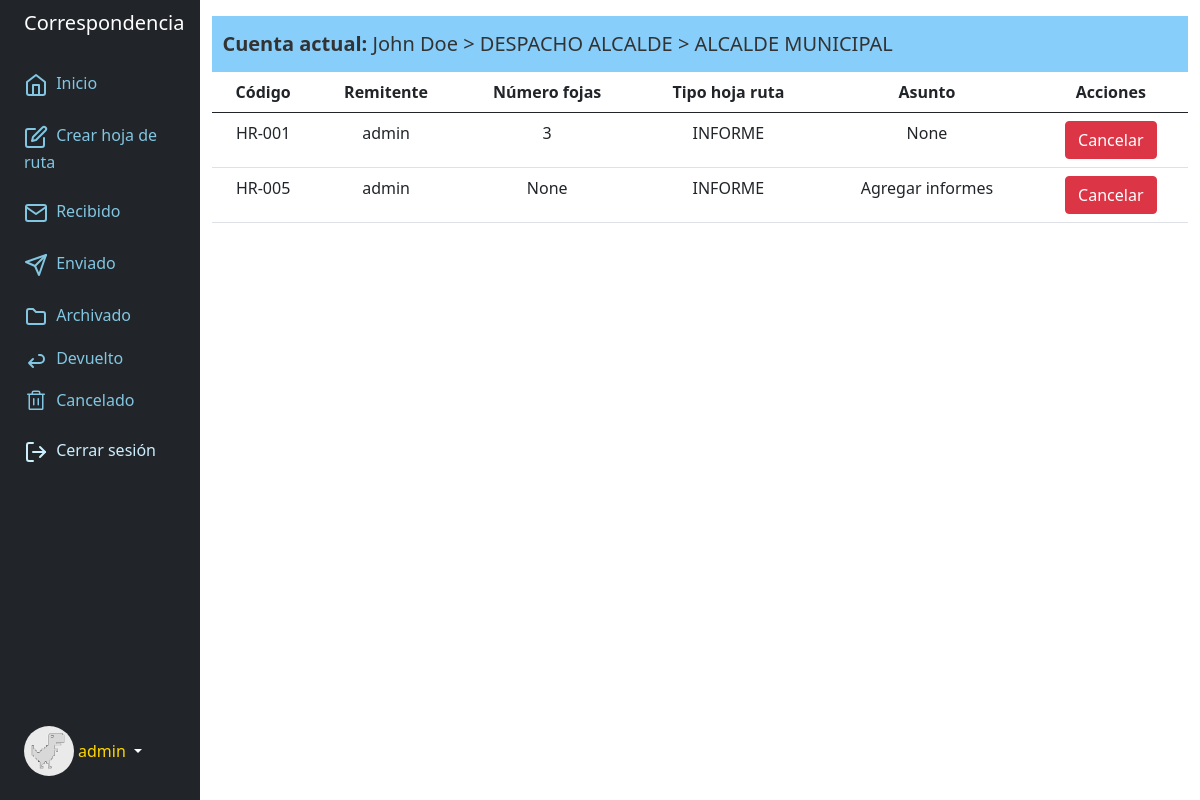
The page /devuelto/ (signed in) on the database its author committed.
### accounts/models.py (models this page shows, shortened)
class Profile(models.Model):
	user = models.OneToOneField('auth.User', on_delete=models.CASCADE, related_name='profile')
	image = models.ImageField(default='users/image_user.png',upload_to='users/')
	unidad = models.ForeignKey(Unidad, related_name='unidad', on_delete=models.CASCADE, null=True, blank=True)
	cargo = models.ForeignKey(Cargo, related_name='cargo', on_delete=models.CASCADE, null=True, blank=True)
	class Meta:
		verbose_name = 'Perfil'
		verbose_name_plural = 'Perfiles'
		ordering = ['id']

### correspondencia/models.py (models this page shows, shortened)
class Unidad(models.Model):
    nombre_unidad = models.CharField(max_length=200)
    sigla_unidad = models.CharField(max_length=50)
    class Meta:
        verbose_name = 'unidad'
        verbose_name_plural = 'unidad'

class Cargo(models.Model):
    nombre_cargo = models.CharField(max_length=200)
    def __str__(self):
        return self.nombre_cargo

class Correspondencia(models.Model):
    codigo = models.CharField(max_length=200, blank=True, null=True)
    usuario_rtte = models.ForeignKey(User, on_delete=models.CASCADE, related_name='usuario_rtte_crr')
    unidad_rtte = models.ForeignKey(Unidad, on_delete=models.CASCADE, related_name='unidad_rtte_crr')
    cargo_rtte = models.ForeignKey(Cargo, on_delete=models.CASCADE, related_name='cargo_rtte_crr')
    numero_fojas = models.IntegerField(null=True, blank=True)
    tipo_derivado = models.CharField(choices=options_tipo,max_length=200)
    usuario_destino = models.ForeignKey(User, on_delete=models.CASCADE, related_name='usuario_destino_crr')
    unidad_destino = models.ForeignKey(Unidad, on_delete=models.CASCADE, related_name='unidad_destino_crr')
    cargo_destino = models.ForeignKey(Cargo, on_delete=models.CASCADE, related_name='cargo_destino_crr')
    archivo = models.FileField(upload_to='media', null=True, blank=True)
    derivado = models.BooleanField(default=True, null=True, blank=True)
    recibido = models.BooleanField(default=True, null=True, blank=True)
    devuelto = models.BooleanField(default=False, null=True, blank=True)
    cancelado = models.BooleanField(default=False, null=True, blank=True)
    archivado = models.BooleanField(default=False, null=True, blank=True)
    fecha_derivado = models.DateTimeField(auto_now_add=True,null=True, blank=True)
    fecha_recibido = models.DateTimeField(auto_now_add=True,null=True, blank=True)
    fecha_devuelto = models.DateTimeField(null=True, blank=True)
    fecha_cancelado = models.DateTimeField(null=True, blank=True)
    fecha_archivado = models.DateTimeField(null=True, blank=True)
    asunto_derivado = models.CharField(max_length=300, null=True, blank=True)
    asunto_devuelto = models.CharField(max_length=200, null=True, blank=True)
    asunto_archivado = models.CharField(max_length=200, null=True, blank=True)
    asunto_cancelado = models.CharField(max_length=200, null=True, blank=True)
    class Meta:
        verbose_name = 'correspondencia'
        verbose_name_plural = 'correspondencia'

### core/views.py (the view)
# urls.py: path('devuelto/', devuelto, name='devuelto'),
@login_required
def devuelto(request):
    obj_devuelto = Correspondencia.objects.all()
    context_devuelto = {
        'obj_devuelto':obj_devuelto,
    }
    return render(request, 'core/devuelto.html',context_devuelto)

### core/templates/core/devuelto.html (shortened to what this page needs)
{% extends 'core/base.html' %}
{% block content %}
<table class="table">
	<thead>
		<tr>
			<th scope="col" class="text-center">Código</th>
			<th scope="col" class="text-center">Remitente</th>
			<th scope="col" class="text-center">Número fojas</th>
			<th scope="col" class="text-center">Tipo hoja ruta</th>
			<th scope="col" class="text-center">Asunto</th>
			<th scope="col" class="text-center">Acciones</th>
		</tr>
	</thead>
	{% for d in obj_devuelto %}
		{% if user.pk == d.usuario_destino.pk and d.devuelto %}
		<tr>
			<td class="text-center">{{ d.codigo }}</td>
			<td class="text-center">{{ d.usuario_rtte }}</td>
			<td class="text-center">{{ d.numero_fojas }}</td>
			<td class="text-center">{{ d.tipo_derivado }}</td>
			<td class="text-center">{{ d.asunto_devuelto }}</td>
			<td class="text-center">
				<button type="button" class="btn btn-danger">Cancelar</button>
			</td>
		</tr>
		{% endif %}
	{% endfor %}
</table>
{% endblock %}

### core/templates/core/base.html (shortened to what this page needs)
<!DOCTYPE html>
<html>
<head>
    <link href="https://cdn.jsdelivr.net/npm/bootstrap@5.0.2/dist/css/bootstrap.min.css" rel="stylesheet"
>
</head>
<body>
    <div class="container-fluid">
        {% if request.user.is_authenticated %}
        <div class="row flex-nowrap">
            <div class="col-auto col-md-3 col-xl-2 px-sm-2 px-0 bg-dark">
                <div class="d-flex flex-column align-items-center align-items-sm-start px-3 pt-2 text-white min-vh-100">
                    <a href="/"
                        class="d-flex align-items-center pb-3 mb-md-0 me-md-auto text-white text-decoration-none">
                        <span class="fs-5 d-none d-sm-inline">Correspondencia</span>
                    </a>
                    <ul class="nav nav-pills flex-column mb-sm-auto mb-0 align-items-center align-items-sm-start"
                        id="menu">
                        <li class="nav-item">
                            <a href="{% url 'home' %}" class="nav-link align-middle px-0" style="color: #82C6E2;">
                                 <span class="ms-1 d-none d-sm-inline">Inicio</span>
                            </a>
                        </li>
                        <li>
                            <a href="{% url 'derivar' %}" class="nav-link px-0 align-middle" style="color: #82C6E2;">
                                 <span class="ms-1 d-none d-sm-inline">Crear hoja de ruta</span></a>
                        </li>
                        <li>
                            <a href="{% url 'recibido' %}" class="nav-link px-0 align-middle" style="color: #82C6E2;">
                                 <span class="ms-1 d-none d-sm-inline">Recibido</span></a>
                        </li>
                        <li>
                            <a href="{% url 'enviado' %}" class="nav-link px-0 align-middle" style="color: #82C6E2;">
                                <svg xmlns="http://www.w3.org/2000/svg" width="24" height="24" viewBox="0 0 24 24" fill="none" stroke="currentColor" stroke-width="2" stroke-linecap="round" stroke-linejoin="round" class="feather feather-send"><line x1="22" y1="2" x2="11" y2="13"></line><polygon points="22 2 15 22 11 13 2 9 22 2"></polygon></svg>
                                 <span class="ms-1 d-none d-sm-inline">Enviado</span></a>
                        </li>
                        <li>
                            <a href="{% url 'archivado' %}" class="nav-link px-0 align-middle" style="color: #82C6E2;">
                                <svg xmlns="http://www.w3.org/2000/svg" width="24" height="24" viewBox="0 0 24 24"><path fill="none" stroke="currentColor" stroke-linecap="round" stroke-linejoin="round" stroke-width="2" d="M5 4h4l3 3h7a2 2 0 0 1 2 2v8a2 2 0 0 1-2 2H5a2 2 0 0 1-2-2V6a2 2 0 0 1 2-2"/></svg>
                                 <span class="ms-1 d-none d-sm-inline">Archivado</span></a>
                        </li>
                        <li>
                            <a href="{% url 'devuelto' %}" class="nav-link px-0 align-middle" style="color: #82C6E2;">
                                <svg xmlns="http://www.w3.org/2000/svg" width="24" height="24" viewBox="0 0 24 24"><path fill="none" stroke="currentColor" stroke-linecap="round" stroke-linejoin="round" stroke-width="2" d="m9 11l-4 4l4 4m-4-4h11a4 4 0 0 0 0-8h-1"/></svg> <span class="ms-1 d-none d-sm-inline">Devuelto</span></a>
                        </li>
                        <li>
                            <a href="{% url 'cancelado' %}" class="nav-link px-0 align-middle" style="color: #82C6E2;">
                                <span class="ms-1 d-none d-sm-inline">Cancelado</span></a>
                        </li>
                        <li>
                            <a href="{% url 'exit' %}" class="nav-link px-0 align-middle" style="color: #cdeefd;">
                                 <span class="ms-1 d-none d-sm-inline">Cerrar sesión</span></a>
                        </li>
                    </ul>
                    <div class="dropdown pb-4">
                        <a href="#" class="d-flex align-items-center text-white text-decoration-none dropdown-toggle"
                            id="dropdownUser1" data-bs-toggle="dropdown" aria-expanded="false">
                            <img src="{{ user.profile.image.url }}" alt="hugenerd" width="50" height="50"
                                class="rounded-circle">
                            <span class="d-none d-sm-inline mx-1" style="color: gold;">{{ user.username}}</span>
                        </a>
                    </div>
                </div>
            </div>
            <div class="col py-3">
                <nav class="navbar col-12" style="background:#87cefa;">
                    <a class="navbar-brand" href="#" style="color:#333;">&nbsp; <b>Cuenta actual: </b> {{user.first_name}} {{user.last_name}} > {{ user.profile.unidad.nombre_unidad }} > {{ user.profile.cargo }}</a>
                </nav>
            {% endif %}
            {% block content %}
            {% endblock %}
            </div>
        </div>
    </div>
</body>
</html>

### rows shown on the page
Correspondencia: codigo "HR-001", usuario_rtte "admin", numero_fojas "3", tipo_derivado "INFORME", asunto_devuelto "None"
Correspondencia: codigo "HR-005", usuario_rtte "admin", numero_fojas "None", tipo_derivado "INFORME", asunto_devuelto "Agregar informes"

### other values the page prints
{{ user.username }} "admin"
{{ user.first_name }} "John"
{{ user.last_name }} "Doe"
{{ user.profile.unidad.nombre_unidad }} "DESPACHO ALCALDE"
{{ user.profile.cargo }} "ALCALDE MUNICIPAL"
